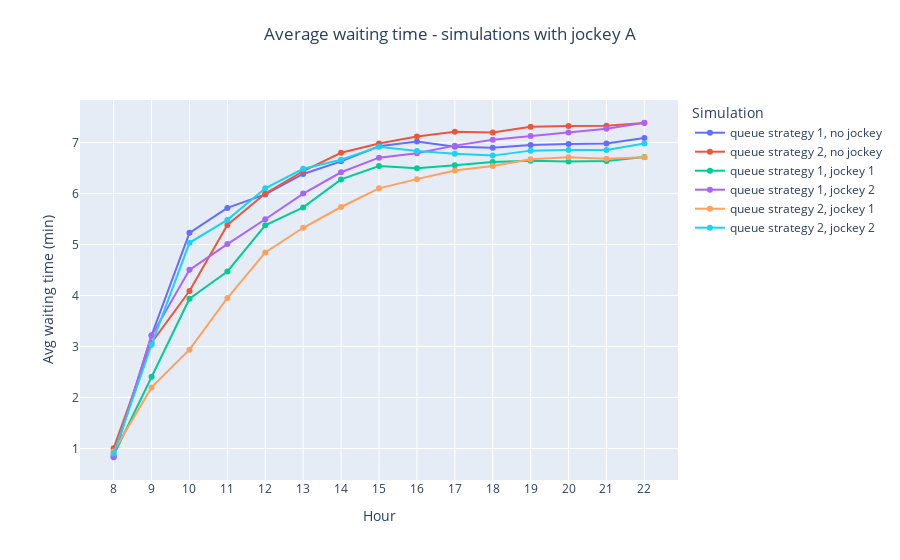

Here is the notebook cell this chart was saved with:
### Markdown cell above
## Average waiting time

### Code cell
# Average waiting time

fig =  go.Figure()

fig = add_simulation_to_plot(fig, df_simulations, 'validazione_1', "Avg_waiting_times_standard")
fig = add_simulation_to_plot(fig, df_simulations, 'validazione_2', "Avg_waiting_times_standard")
fig = add_simulation_to_plot(fig, df_simulations, 'coda1_jockey1', "Avg_waiting_times_standard")
fig = add_simulation_to_plot(fig, df_simulations, 'coda1_jockey2', "Avg_waiting_times_standard")
fig = add_simulation_to_plot(fig, df_simulations, 'coda2_jockey1', "Avg_waiting_times_standard")
fig = add_simulation_to_plot(fig, df_simulations, 'coda2_jockey2', "Avg_waiting_times_standard")
fig = decorate_figure(fig,
    title="Average waiting time - simulations with jockey A",
    y_axis_title="Avg waiting time (min)", x_dtick=1, y_dtick=1)

fig.show()
fig.write_image("doc/report/images/results/avg_wt_jockey_a.png", scale=IMAGE_SCALE)

### Figure 1 — Plotly figure (JSON) as saved in the notebook; plotly's stock layout.template omitted (floating-point values rounded to 4 significant figures)
{"data": [{"mode": "lines+markers", "name": "queue strategy 1, no jockey", "type": "scatter", "x": [8, 9, 10, 11, 12, 13, 14, 15, 16, 17, 18, 19, 20, 21, 22], "y": [0.8273, 3.22, 5.228, 5.717, 5.982, 6.382, 6.629, 6.926, 7.017, 6.914, 6.895, 6.95, 6.969, 6.978, 7.088]}, {"mode": "lines+markers", "name": "queue strategy 2, no jockey", "type": "scatter", "x": [8, 9, 10, 11, 12, 13, 14, 15, 16, 17, 18, 19, 20, 21, 22], "y": [1.005, 3.073, 4.086, 5.382, 5.998, 6.44, 6.798, 6.978, 7.116, 7.21, 7.194, 7.308, 7.322, 7.328, 7.38]}, {"mode": "lines+markers", "name": "queue strategy 1, jockey 1", "type": "scatter", "x": [8, 9, 10, 11, 12, 13, 14, 15, 16, 17, 18, 19, 20, 21, 22], "y": [0.8676, 2.407, 3.935, 4.471, 5.376, 5.727, 6.275, 6.536, 6.493, 6.554, 6.617, 6.644, 6.629, 6.637, 6.714]}, {"mode": "lines+markers", "name": "queue strategy 1, jockey 2", "type": "scatter", "x": [8, 9, 10, 11, 12, 13, 14, 15, 16, 17, 18, 19, 20, 21, 22], "y": [0.8393, 3.211, 4.501, 5.007, 5.494, 5.998, 6.416, 6.702, 6.787, 6.938, 7.051, 7.127, 7.195, 7.269, 7.386]}, {"mode": "lines+markers", "name": "queue strategy 2, jockey 1", "type": "scatter", "x": [8, 9, 10, 11, 12, 13, 14, 15, 16, 17, 18, 19, 20, 21, 22], "y": [0.9417, 2.197, 2.938, 3.95, 4.843, 5.327, 5.734, 6.1, 6.281, 6.45, 6.54, 6.669, 6.709, 6.68, 6.712]}, {"mode": "lines+markers", "name": "queue strategy 2, jockey 2", "type": "scatter", "x": [8, 9, 10, 11, 12, 13, 14, 15, 16, 17, 18, 19, 20, 21, 22], "y": [0.9009, 3.033, 5.033, 5.482, 6.101, 6.484, 6.661, 6.918, 6.835, 6.78, 6.742, 6.84, 6.853, 6.851, 6.981]}], "layout": {"legend": {"title": {"text": "Simulation"}}, "title": {"text": "Average waiting time - simulations with jockey A", "x": 0.5, "xanchor": "center", "y": 0.95, "yanchor": "top"}, "xaxis": {"dtick": 1, "tick0": 0, "tickmode": "linear", "title": {"text": "Hour"}}, "yaxis": {"dtick": 1, "tick0": 0, "tickmode": "linear", "title": {"text": "Avg waiting time (min)"}}}}
